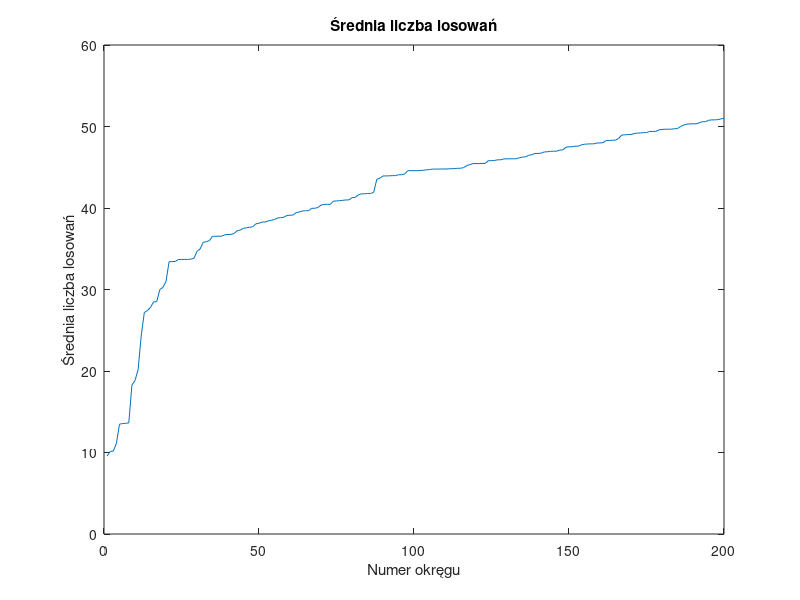

The MATLAB source for this figure:
function main
    n_max = 200;
    a = 10;
    r_max = a/2; 
    
    [circles, index_number, circle_areas, rand_counts, counts_mean] = generate_circles(a, r_max, n_max);
    plot_counts_mean(circle_areas);
end

function [circles, index_number, circle_areas, rand_counts, counts_mean] = generate_circles(a, r_max, n_max)
    % a - długość boku kwadratu
    % r_max - maksymalny promień okręgu
    % n_max - maksymalna liczba okręgów
    % circles - macierz zawierająca informacje o okręgach
    % index_number - liczba okręgów
    index_number = 193064;
    L1 = mod(index_number, 10);

    circles = zeros([n_max, 3]);
    rand_counts = zeros([n_max, 1]);
    counts_mean = zeros([n_max, 1]);
    for i = 1:n_max
        counts = 0;
        while true
            collides = 0;
            r = r_max*rand(1);
            x = a*rand(1);
            y = a*rand(1);
            counts = counts + 1;

            for j = 1:i-1
                distance_x = x - circles(j, 1);
                distance_y = y - circles(j, 2);
                distance = sqrt(distance_x^2 + distance_y^2);
                if distance <= r + circles(j, 3)
                    collides = 1;
                end
            end
            if (x + r <= a) && (x - r >= 0) && (y + r <= a) && (y - r >= 0) && collides == 0
                break
            end
        end
        circles(i, 1) = x;
        circles(i, 2) = y;
        circles(i, 3) = r;
        rand_counts(i) = counts;
        counts_mean(i) = mean(rand_counts(1:i));
    end

    if mod(L1, 2) == 1
        circles = transpose(circles);
    end

    circle_areas = cumsum(pi * (circles(:, 3)).^2);
    circle_areas = transpose(circle_areas);
end

function plot_circles(a, circles, index_number)
    % a - długość boku kwadratu
    % circles - macierz zawierająca informacje o okręgach
    % index_number - liczba okręgów
    figure
    hold on
    axis equal
    axis([0 a 0 a])
    L1 = mod(index_number, 10);
    if mod(L1, 2) == 0
        for i = 1:size(circles, 1)
            plot_circle(circles(i, 3), circles(i, 1), circles(i, 2));
        end
    else
        for i = 1:size(circles, 2)
            plot_circle(circles(3, i), circles(1, i), circles(2, i));
        end
    end

    hold off
end

function plot_circle_areas(circle_areas)
    % circle_areas - wektor zawierający pole powierzchni okręgów
    figure
    plot(circle_areas)
    title('Pole kół')
    xlabel('Numer okręgu')
    ylabel('Pole okręgu')
end

function plot_counts_mean(counts_mean)
    % counts_mean - wektor zawierający średnią liczbę losowań
    figure
    plot(counts_mean)
    title('Średnia liczba losowań')
    xlabel('Numer okręgu')
    ylabel('Średnia liczba losowań')
    print -dpng 'zadanie5.png'
end
